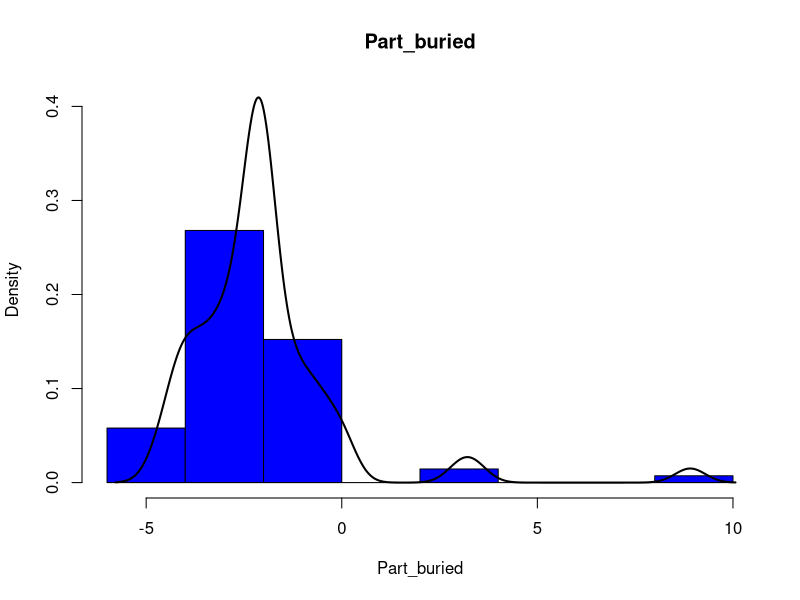
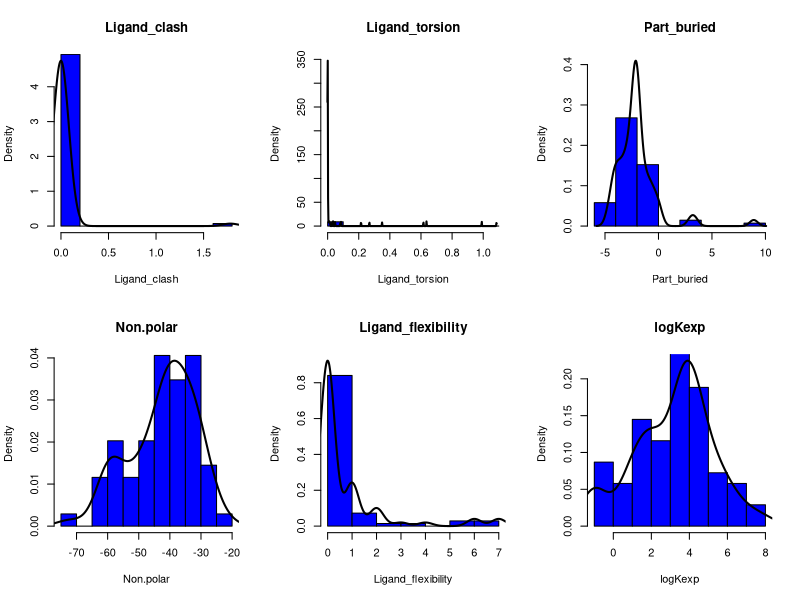
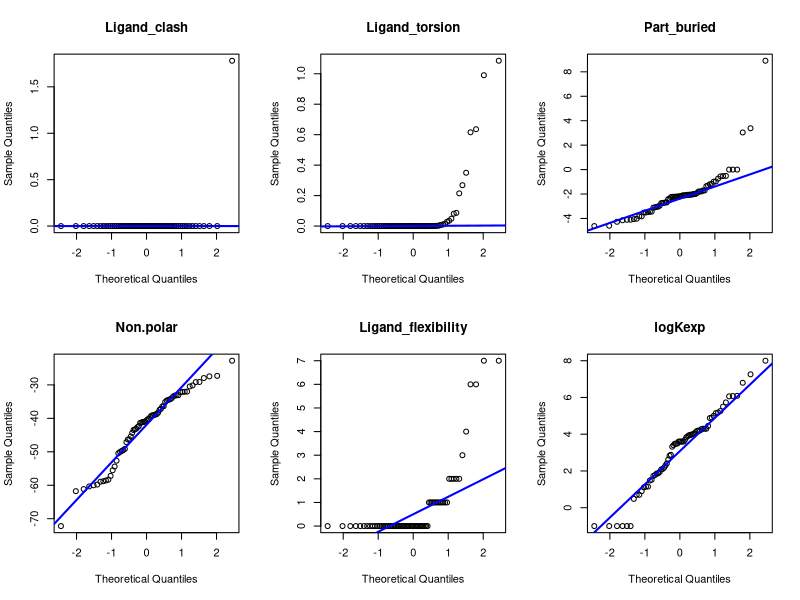
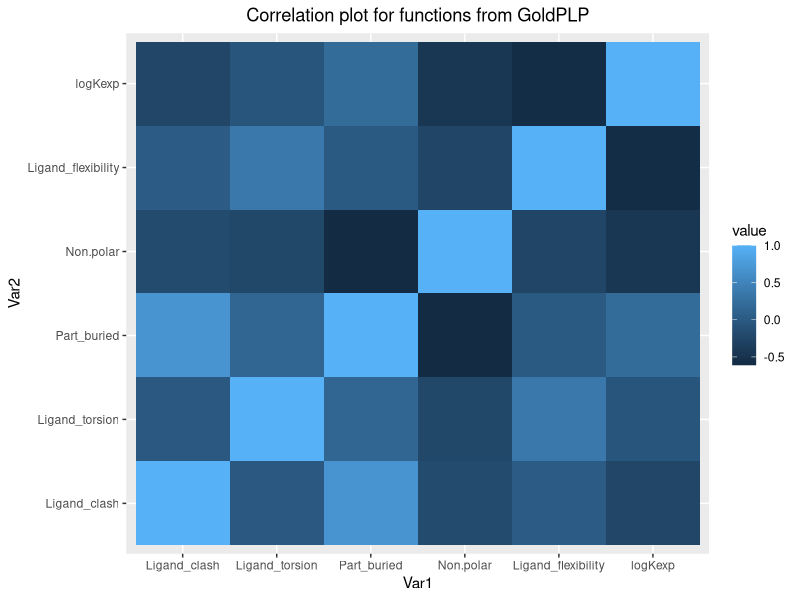
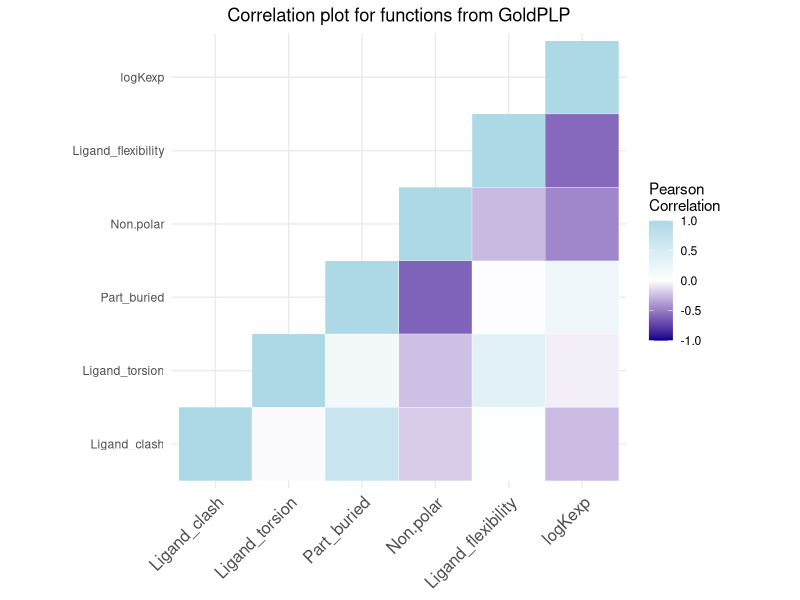

Write the R code that produced these figures, in order.
## ---- chunk 1
library(tidyverse)
#install.packages("reshape2")
library(reshape2)
library(ggplot2)
# You may have to instal tinytex
#tinytex::install_tinytex()
## ---- chunk 2

get_column_value <- function(d_frame, d_col) {
  # Use get() to retrieve the column by its string name
  # expand to use d_cal being a list
  get(d_col, d_frame)
}


hist_ylims <- function(dens){
  # Get y axis limits for a column from a data frame
  #data = get_column_value(d_frame, d_col)
  ylim = c(min(dens$y), c(max(dens$y)))
  return(ylim)
  }

int_made_even<- function(num){
  # make an int even
  if((num %% 2) != 0) 
    return(num+1)
  else
    return(num)
 }
  

hist_kde <- function(d_frame, d_col){
  # Colored Histogram with KDE line for clarity
  data  = get_column_value(d_frame, d_col )
  dens <- density(data)
  hist(data, main=d_col, xlab = d_col, ylim = (hist_ylims(dens)), col="blue", freq = FALSE)
  lines(dens, lwd = 2,  col = "black")
}

q_q_plot <- function(d_frame, d_col){
  # Generate a quartile quartile plot
  data  = get_column_value(d_frame, d_col )
  qqnorm(data, main = d_col,  pch = 1)
  qqline(data, col = "blue", lwd = 2)
}

multi_plot <- function(d_frame,plot_t){
 # multi plot 
  n_col = ncol(d_frame)
  n_plot = int_made_even(n_col)
  col_names = colnames(d_frame)
  # make plots
  par(mfrow=c(2,(n_plot/2) ))
  for (col in col_names)
    plot_t(d_frame, col)
}

get_upper_tri <- function(mat){
  # split correlation matrix in have retain upper half
  mat[lower.tri(mat)]<- NA
  return(mat)
  }

get_lower_tri <- function(mat){
  # split correlation matrix in have retain upper half
  mat[upper.tri(mat)]<- NA
  return(mat)
}

reorder_cormat <- function(mat){
  # Use correlation between variables as distance
  dd <- as.dist((1-mat)/2)
  hc <- hclust(dd)
  mat <-mat[hc$order, hc$order]
  return(mat)
}

correl_mat_plot <- function(mat, title){
  mat = round(cor(mat),2)
  mat = get_upper_tri(mat)
  mat = melt(mat, na.rm = TRUE)
  ggplot(data = mat, aes(x = Var2, y = Var1, fill = value))+
    geom_tile(color = "white")+
    scale_fill_gradient2(low = "darkblue", high = "lightblue", mid = "white", 
      midpoint = 0, limit = c(-1,1), space = "Lab", 
      name="Pearson\nCorrelation") +
     theme_minimal()+
    #geom_text(aes(Var2, Var1, label = value), color = "black", size = 4) +
    theme(axis.text.x = element_text(angle = 45, vjust = 1,
      size = 12, hjust = 1)) +
    theme(
      axis.title.x = element_blank(),
      axis.title.y = element_blank()) +
    ggtitle(title) +
    theme(plot.title = element_text(hjust = 0.5)) +
    coord_fixed()
}

correl_mat_plot_2 <- function(mat, title){
  mat = round(cor(mat),2)
  mat = get_upper_tri(mat)
  mat = melt(mat, na.rm = TRUE)
  mat = reorder_cormat(mat)
  ggplot(data = mat, aes(x = Var2, y = Var1, fill = value))+
    geom_tile(color = "white")+
    scale_fill_gradient2(low = "darkblue", high = "lightblue", mid = "white", 
      midpoint = 0, limit = c(-1,1), space = "Lab", 
      name="Pearson\nCorrelation") +
     theme_minimal()+
    geom_text(aes(Var2, Var1, label = value), color = "black", size = 4) +
    theme(axis.text.x = element_text(angle = 45, vjust = 1,
      size = 12, hjust = 1),
      axis.title.x = element_blank(),
      axis.title.y = element_blank(),
      panel.grid.major = element_blank(),
      panel.border = element_blank(),
      panel.background = element_blank(),
      axis.ticks = element_blank(),
      legend.justification = c(1, 0),
      legend.position = c(0.6, 0.7),
      legend.direction = "horizontal")+
      guides(fill = guide_colorbar(barwidth = 7, barheight = 1,
                title.position = "top", title.hjust = 0.5))+
    geom_tile() +
    ggtitle(title) +
    coord_fixed()
}

  
## ---- chunk 3
df = read.csv("tab_gold_wt.csv", header = TRUE)
## ---- chunk 4
summary(df)
## ---- chunk 5
 df <- df[-c(1)]
 summary(df)
## ---- chunk 6

hist_kde(df, "Part_buried")
## ---- chunk 7
multi_plot(df, hist_kde)
## ---- chunk 8
multi_plot(df, q_q_plot)

## ---- chunk 9
cor_mat <- round(cor(df),2)
head(cor_mat)
## ---- chunk 10
melted_cor_mat <- melt(cor_mat)
head(melted_cor_mat)
## ---- chunk 11
ggplot(data = melted_cor_mat, aes(x=Var1, y=Var2, fill=value)) + 
  geom_tile() +
  ggtitle("Correlation plot for functions from GoldPLP") +
  theme(plot.title = element_text(hjust = 0.5))
## ---- chunk 12
correl_mat_plot(df, "Correlation plot for functions from GoldPLP")
